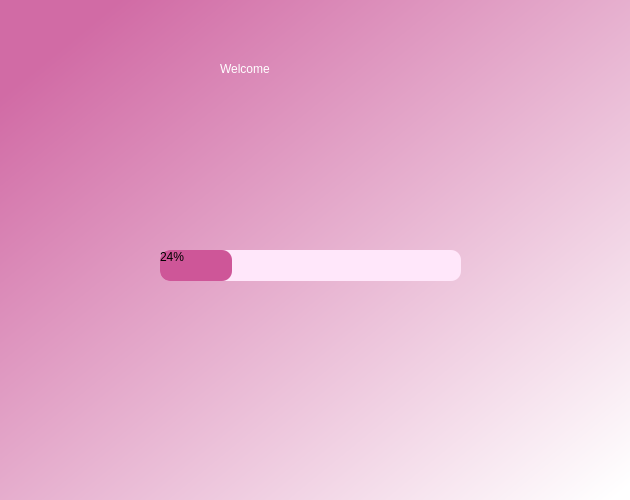
<?xml version="1.0" encoding="UTF-8"?>
<ui version="4.0">
 <class>Form</class>
 <widget class="QWidget" name="Form">
  <property name="geometry">
   <rect>
    <x>0</x>
    <y>0</y>
    <width>630</width>
    <height>500</height>
   </rect>
  </property>
  <property name="windowTitle">
   <string>Form</string>
  </property>
  <widget class="QWidget" name="bgwidget" native="true">
   <property name="geometry">
    <rect>
     <x>0</x>
     <y>0</y>
     <width>631</width>
     <height>501</height>
    </rect>
   </property>
   <property name="layoutDirection">
    <enum>Qt::LeftToRight</enum>
   </property>
   <property name="styleSheet">
    <string notr="true">QWidget#bgwidget{
background:qlineargradient(spread:pad, x1:0.091, y1:0.102, x2:0.991, y2:0.977, stop:0 rgba(209, 107, 165, 255), stop:1 rgba(255, 255, 255, 255));}</string>
   </property>
   <widget class="QLabel" name="label_2">
    <property name="geometry">
     <rect>
      <x>220</x>
      <y>40</y>
      <width>192</width>
      <height>58</height>
     </rect>
    </property>
    <property name="styleSheet">
     <string notr="true">font: 36pt &quot;MS Shell Dlg 2&quot;;color:rgb(255, 255, 255)</string>
    </property>
    <property name="text">
     <string>Welcome</string>
    </property>
   </widget>
   <widget class="QProgressBar" name="progressBar">
    <property name="geometry">
     <rect>
      <x>160</x>
      <y>250</y>
      <width>301</width>
      <height>31</height>
     </rect>
    </property>
    <property name="styleSheet">
     <string notr="true">QProgressBar{
 border-radius:10px;
 background-color:#ffe7fa;
}
QProgressBar::chunk{
 border-radius:10px;
 background-color:#ce5698;
}</string>
    </property>
    <property name="value">
     <number>24</number>
    </property>
   </widget>
  </widget>
 </widget>
 <resources/>
 <connections/>
</ui>
